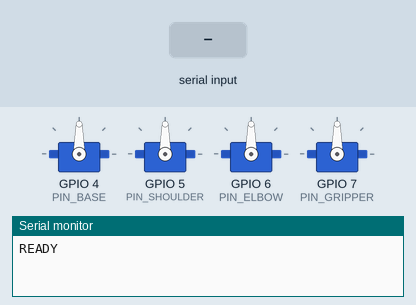
A program run on a simulated ESP32-S3. Shown: 4 × servo, the last lines printed to the serial monitor. The inputs (shaded band) are chosen by the test bench.

Above: at 2.3 s.
2.4 s: "90,45,200,10\n" received over Serial
At 2.46 s:
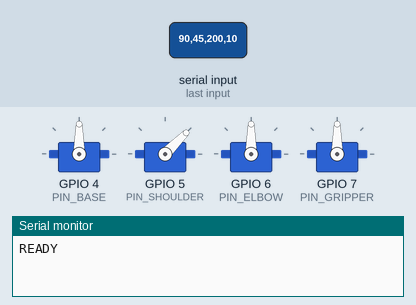
At 3.1 s:
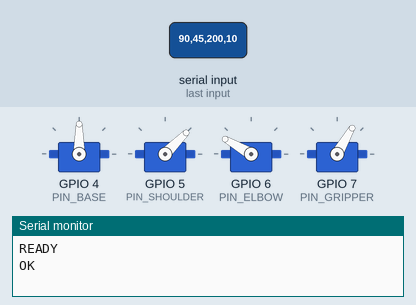
4.1 s: "90,45\n" received over Serial
5.6 s: "4\n" received over Serial
Timing chart, 0 to 8.6 s (numbered marks = the images above; inputs shaded):
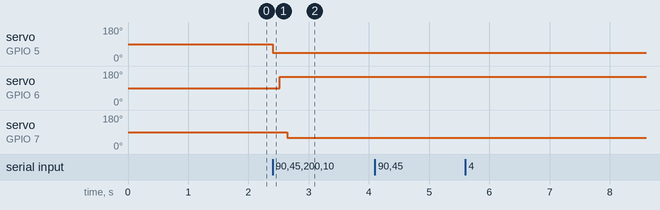

The program:

main.cpp
```cpp
/**
 * ESP32-S3 Robot Arm — Serial Control Firmware
 *
 * Receives joint angles from Python deploy script via USB Serial.
 * Protocol: "<base>,<shoulder>,<elbow>,<gripper>\n"
 * Example:  "90,75,110,90\n"
 *
 * Responds with "OK\n" after moving servos.
 *
 * Joints:
 *   Servo 0 — Base     (GPIO 4)   0–180°
 *   Servo 1 — Shoulder (GPIO 5)  30–150°
 *   Servo 2 — Elbow    (GPIO 6)  30–150°
 *   Servo 3 — Gripper  (GPIO 7)  60–120°
 */

#include <Arduino.h>
#include <ESP32Servo.h>

// ── Pin assignments ───────────────────────────────────────────
static const int PIN_BASE     = 4;
static const int PIN_SHOULDER = 5;
static const int PIN_ELBOW    = 6;
static const int PIN_GRIPPER  = 7;

// ── Joint limits (degrees) ────────────────────────────────────
static const int BASE_MIN     =   0,  BASE_MAX     = 180;
static const int SHOULDER_MIN =  30,  SHOULDER_MAX = 150;
static const int ELBOW_MIN    =  30,  ELBOW_MAX    = 150;
static const int GRIPPER_MIN  =  60,  GRIPPER_MAX  = 120;

// ── Home position ─────────────────────────────────────────────
static const int HOME_BASE     = 90;
static const int HOME_SHOULDER = 90;
static const int HOME_ELBOW    = 90;
static const int HOME_GRIPPER  = 90;

// ── Servo pulse range (µs) ────────────────────────────────────
// Same as the original test firmware; ESP32Servo's default would be 544–2400 µs,
// which shifts every angle by ~2°.
static const int PULSE_MIN_US = 500;
static const int PULSE_MAX_US = 2400;

// ── Serial ────────────────────────────────────────────────────
static const int BAUD_RATE    = 115200;
static const int MAX_MSG_LEN  = 32;

// ── Staggered motion ──────────────────────────────────────────
// Starting all servos at once draws the largest current peak, which a weak 5 V supply
// cannot deliver (servos hum, positions drift). Joints are started one after another
// instead, and joints whose target did not change are not touched at all.
static const int STAGGER_MS = 120;   // pause between starting two servos
static const int SETTLE_MS  = 300;   // wait after the last start before detaching

// ── Joints ────────────────────────────────────────────────────
static const int NUM_JOINTS = 4;
static const int UNKNOWN    = -1;    // position before the first move after boot

Servo servo_base;
Servo servo_shoulder;
Servo servo_elbow;
Servo servo_gripper;

struct Joint {
    Servo& servo;
    int    pin;
    int    min_deg;
    int    max_deg;
    int    current;   // last commanded angle (SG90 has no position feedback)
};

// Order = order of the protocol fields = order in which joints are started.
Joint joints[NUM_JOINTS] = {
    {servo_base,     PIN_BASE,     BASE_MIN,     BASE_MAX,     UNKNOWN},
    {servo_shoulder, PIN_SHOULDER, SHOULDER_MIN, SHOULDER_MAX, UNKNOWN},
    {servo_elbow,    PIN_ELBOW,    ELBOW_MIN,    ELBOW_MAX,    UNKNOWN},
    {servo_gripper,  PIN_GRIPPER,  GRIPPER_MIN,  GRIPPER_MAX,  UNKNOWN},
};


// ── Helpers ───────────────────────────────────────────────────

int clamp(int value, int min_val, int max_val) {
    if (value < min_val) return min_val;
    if (value > max_val) return max_val;
    return value;
}

void detach_all() {
    for (Joint& j : joints) j.servo.detach();   // reduce jitter when idle
}

/**
 * Move to the target angles (degrees, clamped to the joint limits), starting the joints
 * one after another. Blocks until the servos had time to arrive, then detaches them.
 */
void move_staggered(const int target[NUM_JOINTS]) {
    bool started = false;
    for (Joint& j : joints) {
        const int angle = clamp(*target++, j.min_deg, j.max_deg);
        if (angle == j.current) continue;

        if (started) delay(STAGGER_MS);
        j.servo.attach(j.pin, PULSE_MIN_US, PULSE_MAX_US);
        j.servo.write(angle);
        j.current = angle;
        started = true;
    }
    if (started) delay(SETTLE_MS);
    detach_all();
}


// ── Parse incoming message ─────────────────────────────────────

/**
 * Parse a message of the form "90,75,110,90" into four integers.
 *
 * Returns true on success, false if the format is invalid.
 */
bool parse_angles(const char* msg, int& base, int& shoulder, int& elbow, int& gripper) {
    int parsed = sscanf(msg, "%d,%d,%d,%d", &base, &shoulder, &elbow, &gripper);
    return parsed == 4;
}


// ── Setup ─────────────────────────────────────────────────────

void setup() {
    Serial.begin(BAUD_RATE);
    delay(500);

    // Move to home position on startup (all joints, since their position is unknown)
    const int home[NUM_JOINTS] = {HOME_BASE, HOME_SHOULDER, HOME_ELBOW, HOME_GRIPPER};
    move_staggered(home);

    Serial.println("READY");
}


// ── Main loop ─────────────────────────────────────────────────

void loop() {
    static char  buf[MAX_MSG_LEN];
    static int   buf_idx = 0;

    // Read bytes until newline
    while (Serial.available()) {
        char c = (char)Serial.read();

        if (c == '\n' || c == '\r') {
            if (buf_idx > 0) {
                buf[buf_idx] = '\0';   // null-terminate

                int target[NUM_JOINTS];
                if (parse_angles(buf, target[0], target[1], target[2], target[3])) {
                    move_staggered(target);
                    Serial.println("OK");
                } else {
                    Serial.print("ERR: bad format: ");
                    Serial.println(buf);
                }

                buf_idx = 0;   // reset buffer
            }
        } else if (buf_idx < MAX_MSG_LEN - 1) {
            buf[buf_idx++] = c;
        }
    }
}
```

Measured:
- after the input at 2.4 s, servo on GPIO 5 (PIN_SHOULDER): 90° → 45° at once; servo on GPIO 6 (PIN_ELBOW): 90° → 150° after 0.12 s; servo on GPIO 7 (PIN_GRIPPER): 90° → 60° after 0.24 s
